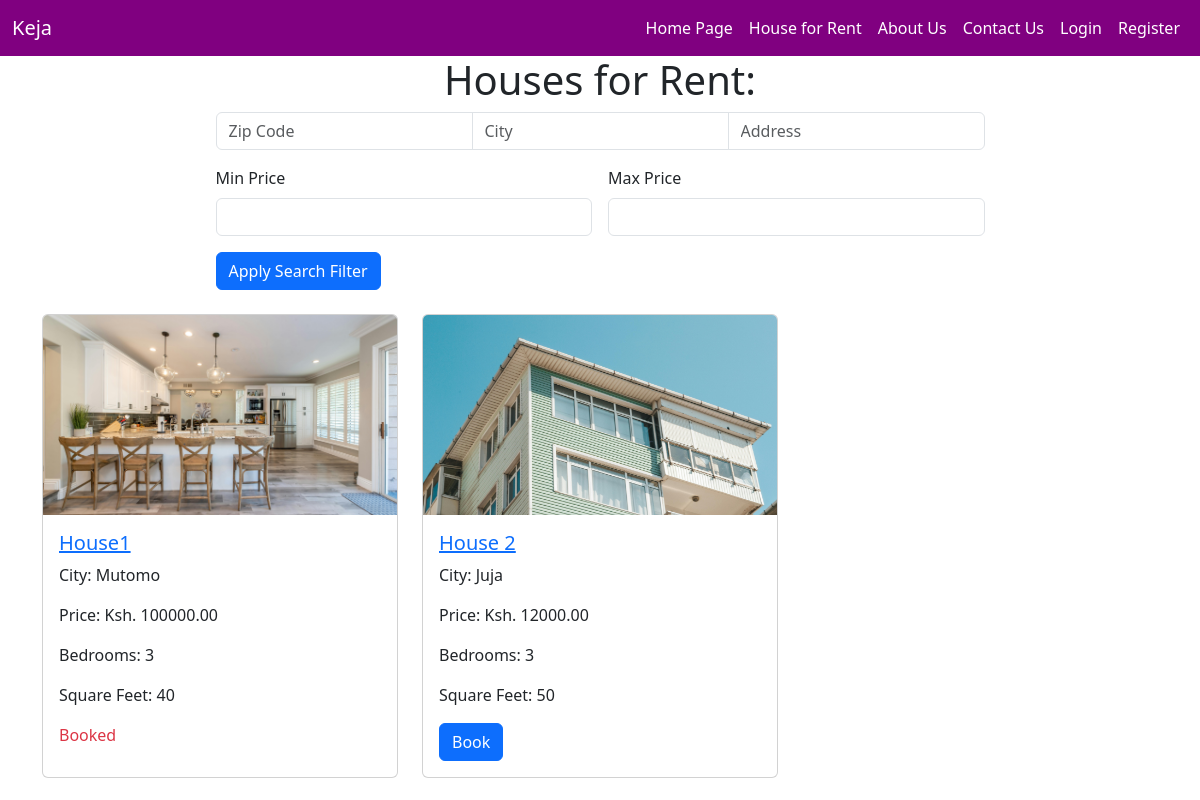
Before: /products/ with the older database file.
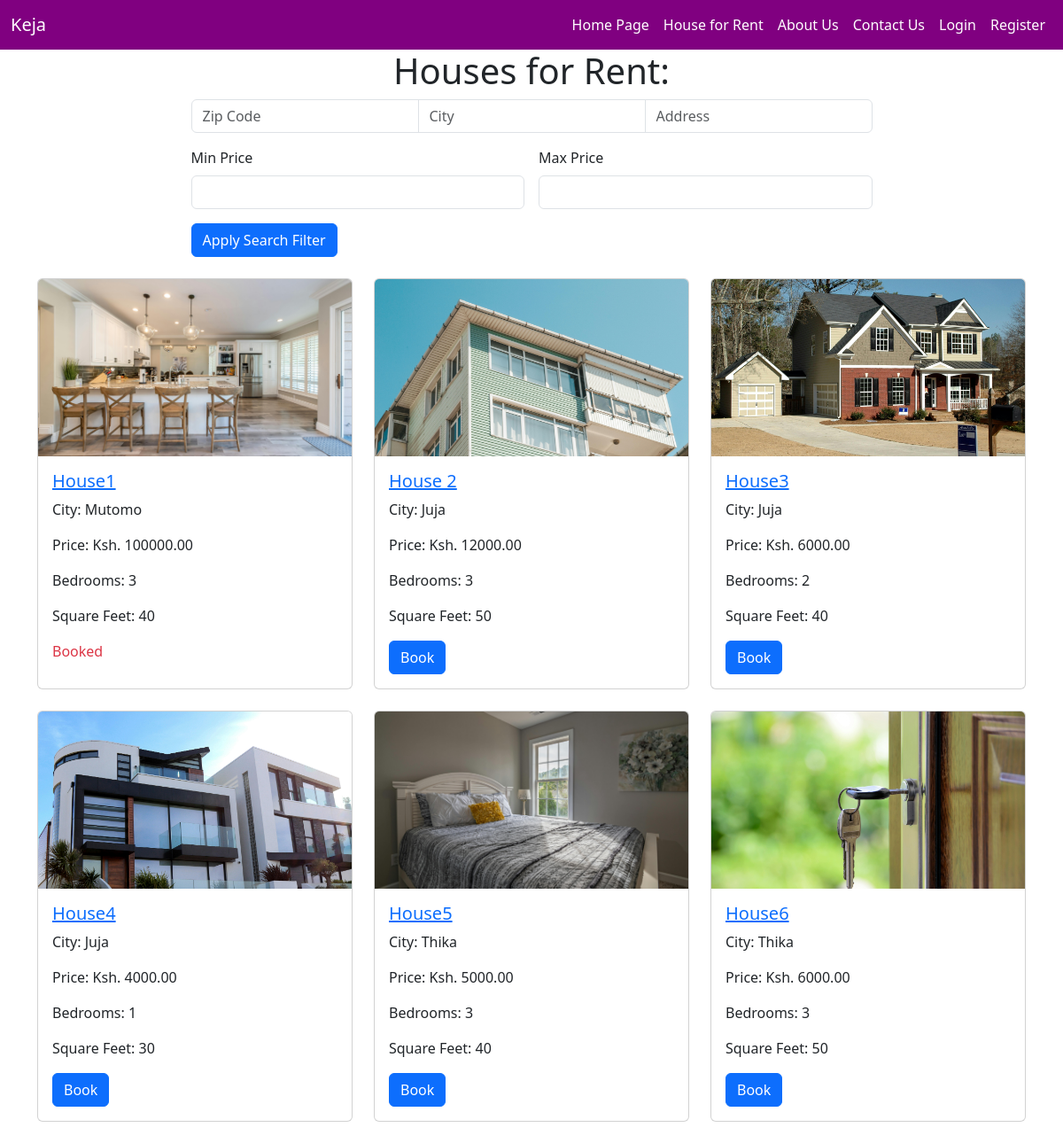
After: the same page with the newer database file.
### product/models.py (models this page shows, shortened)
class Product(models.Model):
    title = models.CharField(max_length=200)
    description = models.TextField()
    price = models.DecimalField(max_digits=10, decimal_places=2)
    image = models.ImageField(upload_to=product_image_path, null=True, blank=True)
    city = models.CharField(max_length=100, blank=True, null=True)
    zip_code = models.CharField(max_length=10, blank=True, null=True)
    address = models.CharField(max_length=200, blank=True, null=True)
    num_bedrooms = models.PositiveIntegerField(blank=True, null=True)
    square_feet = models.PositiveIntegerField(blank=True, null=True)
    num_floors = models.PositiveIntegerField(blank=True, null=True)
    booked = models.BooleanField(default=False)

### product/views.py (the view)
# urls.py: path('products/', views.product_list, name='product_list'),
def product_list(request):
    products = Product.objects.all()
    products, form, price_filter_form = filter_products(request, products)
    paginator = Paginator(products, 6)  # Show 6 products per page
    page = request.GET.get('page', 1)
    try:
        paginated_products = paginator.page(page)
    except PageNotAnInteger:
        paginated_products = paginator.page(1)
    except EmptyPage:
        paginated_products = paginator.page(paginator.num_pages)
    return render(request, 'product_list.html', {
        'products': paginated_products,
        'form': form,
        'price_filter_form': price_filter_form
    })

### product/forms.py
class ProductSearchForm(forms.Form):
    zip_code = forms.CharField(required=False)
    city = forms.CharField(required=False)
    address = forms.CharField(required=False)

class PriceRangeFilterForm(forms.Form):
    min_price = forms.DecimalField(min_value=0, required=False, label="Minimum Price")
    max_price = forms.DecimalField(min_value=0, required=False, label="Maximum Price")

### templates/product_list.html (shortened to what this page needs)
{% extends 'base.html' %}
{% block content %}
    <h1 class="d-flex justify-content-center">Houses for Rent:</h1>
    <div class="d-flex justify-content-center mb-4">
        <form method="get">
            <div class="input-group mb-3">
                <input type="text" name="zip_code" class="form-control" placeholder="Zip Code" value="{{ request.GET.zip_code }}">
                <input type="text" name="city" class="form-control" placeholder="City" value="{{ request.GET.city }}">
                <input type="text" name="address" class="form-control" placeholder="Address" value="{{ request.GET.address }}">
            </div>
            <div class="row g-3">
                <div class="col-md-6">
                    <label for="price-min" class="form-label">Min Price</label>
                    <input type="number" name="min_price" class="form-control" id="price-min" min="0" max="1000000000" value="{{ request.GET.min_price }}">
                </div>
                <div class="col-md-6">
                    <label for="price-max" class="form-label">Max Price</label>
                    <input type="number" name="max_price" class="form-control" id="price-max" min="0" max="1000000000" value="{{ request.GET.max_price }}">
                </div>
                <div class="col-12">
                    <button type="submit" class="btn btn-primary">Apply Search Filter</button>
                </div>
            </div>
        </form>
    </div>
    <div class="container">
        <div class="row">
            {% if form.is_bound and form.is_valid %}
                {% for product in products %}
                    <div class="col-md-4 mb-4">
                        <div class="card h-100">
                            {% if product.image %}
                                <img src="{{ product.image.url }}" class="card-img-top" alt="{{ product.title }}" style="width: 100%; height: 200px; object-fit: cover;">
                            {% endif %}
                            <div class="card-body">
                                <h5 class="card-title"><a href="{% url 'product_detail' product.id %}">{{ product.title }}</a></h5>
                                <p class="card-text">City: {{ product.city }}</p>
                                <p class="card-text">Price: Ksh. {{ product.price }}</p>
                                <p class="card-text">Bedrooms: {{ product.num_bedrooms }}</p>
                                <p class="card-text">Square Feet: {{ product.square_feet }}</p>
                                {% if not product.booked %}
                                    <a href="{% url 'book_house' product.id %}" class="btn btn-primary">Book</a>
                                {% else %}
                                    <span class="text-danger">Booked</span>
                                {% endif %}
                            </div>
                        </div>
                    </div>
                {% endfor %}
            {% endif %}
        </div>
    </div>
{% endblock %}

### templates/base.html (shortened to what this page needs)
<!DOCTYPE html>
<html>
  <head>
    <link
      rel="stylesheet"
      href="https://unpkg.com/bootstrap@5.3.3/dist/css/bootstrap.min.css"
    />
    <link
      rel="stylesheet"
      href="https://unpkg.com/bs-brain@2.0.4/components/featureds/featured-1/assets/css/featured-1.css"
    />
    <link
      rel="stylesheet"
      href="https://cdn.jsdelivr.net/npm/bootstrap@5.3.0/dist/css/bootstrap.min.css"
    />
    <link
      rel="stylesheet"
      href="https://unpkg.com/bootstrap@5.3.3/dist/css/bootstrap.min.css"
    />
  </head>
  <body>
    <nav class="navbar navbar-expand-lg custom-navbar">
      <div class="container-fluid">
        <a class="navbar-brand" href="{% url 'product_list' %}">Keja</a>
        <div
          class="collapse navbar-collapse justify-content-end"
          id="navbarNav"
        >
          <ul class="navbar-nav">
            <li class="nav-item">
              <a class="nav-link" href="{% url 'home' %}">Home Page</a>
            </li>
            <li class="nav-item">
              <a class="nav-link" href="{% url 'product_list' %}"
                >House for Rent</a
              >
            </li>
            <li class="nav-item">
              <a class="nav-link" href="{% url 'about_us' %}">About Us</a>
            </li>
            <li class="nav-item">
              <a class="nav-link" href="{% url 'contact_us' %}">Contact Us</a>
            </li>
            {% if user.is_authenticated %}
            <li class="nav-item">
              <a class="nav-link" href="{% url 'logout' %}">Logout</a>
            </li>
            {% else %}
            <li class="nav-item">
              <a class="nav-link" href="{% url 'login' %}">Login</a>
            </li>
            <li class="nav-item">
              <a class="nav-link" href="{% url 'register' %}">Register</a>
            </li>
            {% endif %}
          </ul>
        </div>
      </div>
    </nav>
    {% block content %}{% endblock %}
  </body>
</html>

### templates/base.html (style rules this page uses)
.custom-navbar { background-color: purple; }
.custom-navbar .navbar-nav .nav-link { color: white; }
.custom-navbar .navbar-brand { color: white; }

Changed rows visible on the page:
added Product: image (picture), title "House3", city "Juja", price "6000.00", num_bedrooms "2", square_feet "40", booked "Book"
added Product: image (picture), title "House4", city "Juja", price "4000.00", num_bedrooms "1", square_feet "30", booked "Book"
added Product: image (picture), title "House5", city "Thika", price "5000.00", num_bedrooms "3", square_feet "40", booked "Book"
added Product: image (picture), title "House6", city "Thika", price "6000.00", num_bedrooms "3", square_feet "50", booked "Book"
